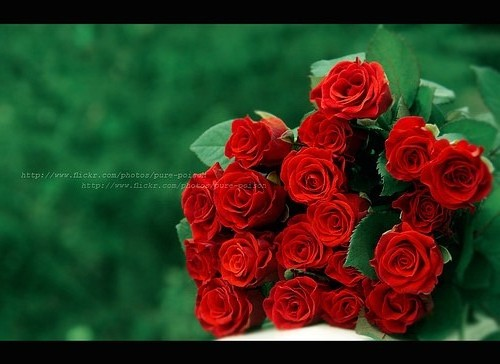
%> input picture hoahong.jpg, 500 x 364 px
$ octave dwt_dct_svd.m   (GNU Octave 9; MATLAB toolbox functions it lacks are replaced by stand-ins)
%> lines starting %> are read from the running program, lines starting %| are printed output that depends on the picture
chon = 0;
n=8;
while chon~=n
    chon = menu('DWT - DCT - SVD','Chon Anh','Chon Anh Watermark','Watermarking','Show Watermarked Image','Show Extracted Image','Tan Cong Loc Trung Binh','Tan Cong Loc Trung Vi','Exit');
%> the answer given: 1
if chon == 1
[fname anhmau]=uigetfile({'*.jpg;*.png;*.tif;*bmp'},'Chon Anh'); %select image
%> the answer given: hoahong.jpg
    Imau=imread(strcat(anhmau,fname));
%> Imau is the input picture: size 364x500x3 uint8; mean R, G, B 54.2, 55.9, 32.3
    figure(1),imshow(Imau),title('Anh Mau');
    %Doc anh mau vao
    Imau = double(imresize(Imau,[512 512],'bilinear'));
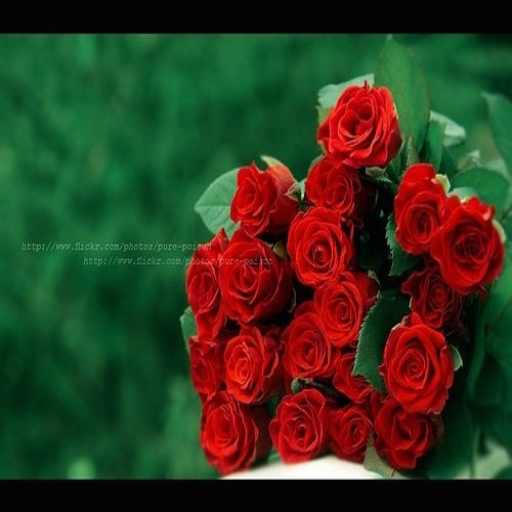
%> Imau: size 512x512x3 double; mean R, G, B 54.2, 55.9, 32.3
        figure(5),imshow(Imau),title('Anh Mau');
%> after `imshow(Imau)`:
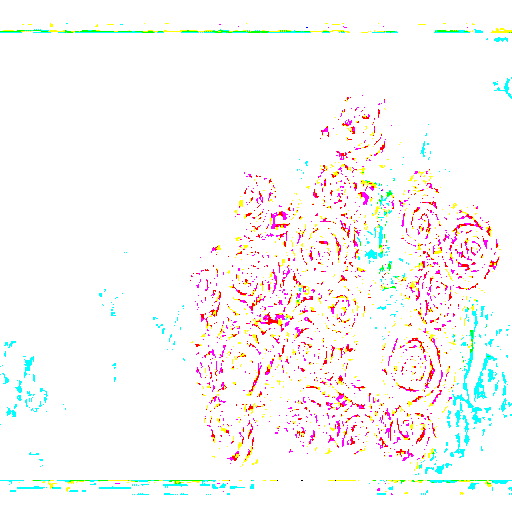
%> displayed picture: size 512x512x3, on the screen's scale of 0 to 255; mean R, G, B 250.4, 248.4, 247.4

    I1=Imau(:,:,1);%get the first color in case of RGB image
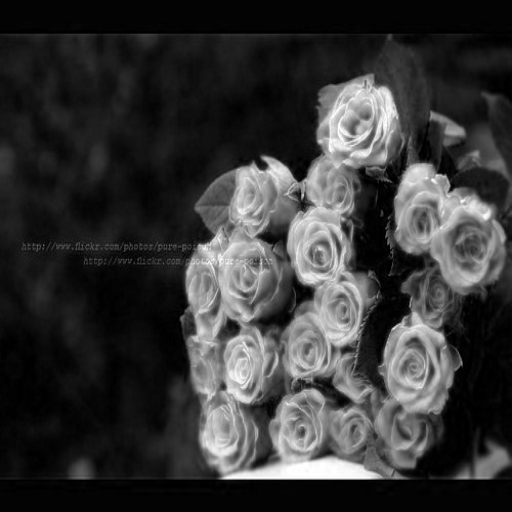
%> I1: size 512x512 double; min 0, max 255, mean 54.2
    IG=Imau(:,:,2);
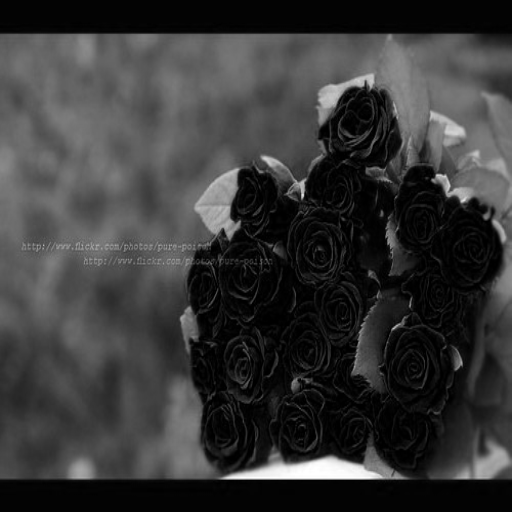
%> IG: size 512x512 double; min 0, max 255, mean 55.9
    IB=Imau(:,:,3);
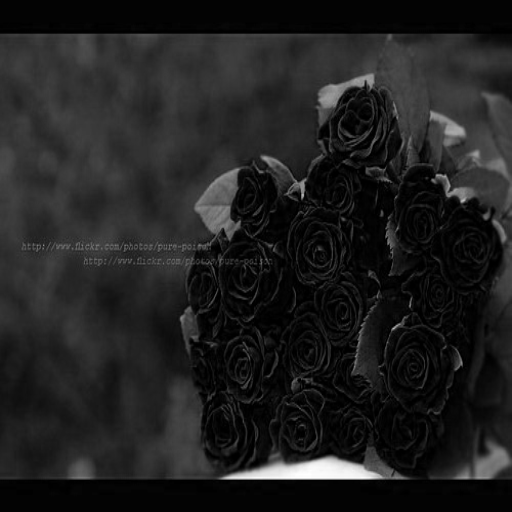
%> IB: size 512x512 double; min 0, max 255, mean 32.3
end

if chon == 2
[fname anhgiau]=uigetfile({'*.jpg;*.png;*.tif;*bmp'},'Chon Anh Watermark'); %select image
    %Doc anh can anh vao
    Igiau=imread(strcat(anhgiau,fname));
    figure(2),imshow(Igiau),title('Anh Watermark');
    Igiau=Igiau(:,:,1);%get the first color in case of RGB image
    I2 = double(imresize(Igiau,[512 512],'bilinear'));
end

if chon == 3
% 4 band cua anh cover
[LL,HL,LH,HH] = dwt2(I1,'haar');
DHL = dct2(HL);
DLH = dct2(LH);
DHH = dct2(HH);

[U1, S1, V1] = svd(DHL);
[U2, S2, V2] = svd(DLH);
[U3, S3, V3] = svd(DHH);

% 4 band cua anh watermark

[LL1,HL1,LH1,HH1] = dwt2(I2,'haar');
DHL1 = dct2(HL1);
DLH1 = dct2(LH1);
DHH1 = dct2(HH1);

[UW1, SW1, VW1] = svd(DHL1);
[UW2, SW2, VW2] = svd(DLH1);
[UW3, SW3, VW3] = svd(DHH1);

% Xu Ly
SC1 = S1 + 0.01 * SW1;
SC2 = S2 + 0.01 * SW2;
SC3 = S3 + 0.01 * SW3;

I1_s1 = U1 * SC1 * V1';
I1_s2 = U2 * SC2 * V2';
I1_s3 = U3 * SC3 * V3';

I1_d1 = idct2(I1_s1);
I1_d2 = idct2(I1_s2);
I1_d3 = idct2(I1_s3);

% Ghi Anh
sI = size(I1);
WaterMarked = idwt2(LL, I1_d1, I1_d2, I1_d3, 'haar', sI);
WaterMarked1 = uint8(WaterMarked);
Watermarked_image=cat(3,WaterMarked1,IG,IB);
imwrite(Watermarked_image,'dwt.bmp','bmp');
%> (the run ends here)
